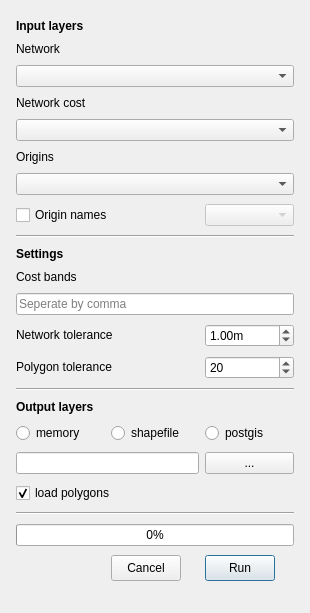
<?xml version="1.0" encoding="UTF-8"?>
<!--
SPDX-FileCopyrightText: 2017 Jorge Gil <jorge.gil@ucl.ac.uk>
SPDX-FileCopyrightText: 2017 UCL
SPDX-FileCopyrightText: 2019 IoannaK <i.kolovou@spacesyntax.com>
SPDX-FileCopyrightText: 2019 Space Syntax Ltd.

SPDX-License-Identifier: GPL-2.0-or-later
-->
<ui version="4.0">
 <class>CatchmentAnalyserDialogBase</class>
 <widget class="QDialog" name="CatchmentAnalyserDialogBase">
  <property name="geometry">
   <rect>
    <x>0</x>
    <y>0</y>
    <width>310</width>
    <height>613</height>
   </rect>
  </property>
  <property name="sizePolicy">
   <sizepolicy hsizetype="Preferred" vsizetype="Preferred">
    <horstretch>0</horstretch>
    <verstretch>0</verstretch>
   </sizepolicy>
  </property>
  <property name="minimumSize">
   <size>
    <width>310</width>
    <height>613</height>
   </size>
  </property>
  <property name="maximumSize">
   <size>
    <width>8000</width>
    <height>8000</height>
   </size>
  </property>
  <property name="windowTitle">
   <string>Catchment Analyser</string>
  </property>
  <property name="sizeGripEnabled">
   <bool>false</bool>
  </property>
  <property name="modal">
   <bool>false</bool>
  </property>
  <layout class="QHBoxLayout" name="horizontalLayout">
   <item>
    <layout class="QGridLayout">
     <property name="sizeConstraint">
      <enum>QLayout::SetNoConstraint</enum>
     </property>
     <property name="leftMargin">
      <number>5</number>
     </property>
     <property name="topMargin">
      <number>5</number>
     </property>
     <property name="rightMargin">
      <number>5</number>
     </property>
     <property name="bottomMargin">
      <number>5</number>
     </property>
     <item row="13" column="2">
      <widget class="QDoubleSpinBox" name="polygonTolSpin">
       <property name="sizePolicy">
        <sizepolicy hsizetype="Minimum" vsizetype="Fixed">
         <horstretch>0</horstretch>
         <verstretch>0</verstretch>
        </sizepolicy>
       </property>
       <property name="minimumSize">
        <size>
         <width>0</width>
         <height>0</height>
        </size>
       </property>
       <property name="decimals">
        <number>0</number>
       </property>
       <property name="maximum">
        <double>99.000000000000000</double>
       </property>
       <property name="singleStep">
        <double>1.000000000000000</double>
       </property>
       <property name="value">
        <double>20.000000000000000</double>
       </property>
      </widget>
     </item>
     <item row="12" column="2">
      <widget class="QDoubleSpinBox" name="networkTolSpin">
       <property name="sizePolicy">
        <sizepolicy hsizetype="Minimum" vsizetype="Fixed">
         <horstretch>0</horstretch>
         <verstretch>0</verstretch>
        </sizepolicy>
       </property>
       <property name="minimumSize">
        <size>
         <width>0</width>
         <height>0</height>
        </size>
       </property>
       <property name="suffix">
        <string>m</string>
       </property>
       <property name="maximum">
        <double>100.000000000000000</double>
       </property>
       <property name="singleStep">
        <double>0.100000000000000</double>
       </property>
       <property name="value">
        <double>1.000000000000000</double>
       </property>
      </widget>
     </item>
     <item row="13" column="0" colspan="2">
      <widget class="QLabel" name="label_5">
       <property name="sizePolicy">
        <sizepolicy hsizetype="Minimum" vsizetype="Fixed">
         <horstretch>0</horstretch>
         <verstretch>0</verstretch>
        </sizepolicy>
       </property>
       <property name="text">
        <string>Polygon tolerance</string>
       </property>
      </widget>
     </item>
     <item row="9" column="0" colspan="2">
      <widget class="QLabel" name="label_6">
       <property name="sizePolicy">
        <sizepolicy hsizetype="Minimum" vsizetype="Fixed">
         <horstretch>0</horstretch>
         <verstretch>0</verstretch>
        </sizepolicy>
       </property>
       <property name="font">
        <font>
         <weight>75</weight>
         <bold>true</bold>
        </font>
       </property>
       <property name="text">
        <string>Settings</string>
       </property>
      </widget>
     </item>
     <item row="12" column="0" colspan="2">
      <widget class="QLabel" name="label">
       <property name="sizePolicy">
        <sizepolicy hsizetype="Minimum" vsizetype="Fixed">
         <horstretch>0</horstretch>
         <verstretch>0</verstretch>
        </sizepolicy>
       </property>
       <property name="text">
        <string>Network tolerance</string>
       </property>
      </widget>
     </item>
     <item row="11" column="0" colspan="3">
      <widget class="QLineEdit" name="distancesText">
       <property name="sizePolicy">
        <sizepolicy hsizetype="MinimumExpanding" vsizetype="Fixed">
         <horstretch>0</horstretch>
         <verstretch>0</verstretch>
        </sizepolicy>
       </property>
       <property name="minimumSize">
        <size>
         <width>0</width>
         <height>0</height>
        </size>
       </property>
       <property name="acceptDrops">
        <bool>false</bool>
       </property>
       <property name="frame">
        <bool>true</bool>
       </property>
       <property name="cursorPosition">
        <number>0</number>
       </property>
       <property name="placeholderText">
        <string>Seperate by comma</string>
       </property>
       <property name="cursorMoveStyle">
        <enum>Qt::VisualMoveStyle</enum>
       </property>
      </widget>
     </item>
     <item row="10" column="0" colspan="2">
      <widget class="QLabel" name="label_4">
       <property name="sizePolicy">
        <sizepolicy hsizetype="Minimum" vsizetype="Fixed">
         <horstretch>0</horstretch>
         <verstretch>0</verstretch>
        </sizepolicy>
       </property>
       <property name="text">
        <string>Cost bands</string>
       </property>
      </widget>
     </item>
     <item row="1" column="0" colspan="2">
      <widget class="QLabel" name="network_layer">
       <property name="sizePolicy">
        <sizepolicy hsizetype="MinimumExpanding" vsizetype="Fixed">
         <horstretch>0</horstretch>
         <verstretch>0</verstretch>
        </sizepolicy>
       </property>
       <property name="layoutDirection">
        <enum>Qt::RightToLeft</enum>
       </property>
       <property name="text">
        <string>Network </string>
       </property>
      </widget>
     </item>
     <item row="7" column="0" colspan="2">
      <widget class="QCheckBox" name="nameCheck">
       <property name="contextMenuPolicy">
        <enum>Qt::PreventContextMenu</enum>
       </property>
       <property name="text">
        <string>Origin names</string>
       </property>
       <property name="checked">
        <bool>false</bool>
       </property>
      </widget>
     </item>
     <item row="5" column="0" colspan="2">
      <widget class="QLabel" name="origin_layer">
       <property name="sizePolicy">
        <sizepolicy hsizetype="MinimumExpanding" vsizetype="Fixed">
         <horstretch>0</horstretch>
         <verstretch>0</verstretch>
        </sizepolicy>
       </property>
       <property name="text">
        <string>Origins</string>
       </property>
      </widget>
     </item>
     <item row="4" column="0" colspan="3">
      <widget class="QComboBox" name="costCombo">
       <property name="enabled">
        <bool>true</bool>
       </property>
       <property name="sizePolicy">
        <sizepolicy hsizetype="MinimumExpanding" vsizetype="Fixed">
         <horstretch>0</horstretch>
         <verstretch>0</verstretch>
        </sizepolicy>
       </property>
      </widget>
     </item>
     <item row="6" column="0" colspan="3">
      <widget class="QComboBox" name="originsCombo">
       <property name="sizePolicy">
        <sizepolicy hsizetype="MinimumExpanding" vsizetype="Fixed">
         <horstretch>0</horstretch>
         <verstretch>0</verstretch>
        </sizepolicy>
       </property>
      </widget>
     </item>
     <item row="0" column="0" colspan="2">
      <widget class="QLabel" name="label_2">
       <property name="sizePolicy">
        <sizepolicy hsizetype="Minimum" vsizetype="Fixed">
         <horstretch>0</horstretch>
         <verstretch>0</verstretch>
        </sizepolicy>
       </property>
       <property name="font">
        <font>
         <weight>75</weight>
         <bold>true</bold>
        </font>
       </property>
       <property name="text">
        <string>Input layers</string>
       </property>
      </widget>
     </item>
     <item row="2" column="0" colspan="3">
      <widget class="QComboBox" name="networkCombo">
       <property name="sizePolicy">
        <sizepolicy hsizetype="MinimumExpanding" vsizetype="Fixed">
         <horstretch>0</horstretch>
         <verstretch>0</verstretch>
        </sizepolicy>
       </property>
      </widget>
     </item>
     <item row="8" column="0" colspan="3">
      <widget class="Line" name="line">
       <property name="sizePolicy">
        <sizepolicy hsizetype="Minimum" vsizetype="Fixed">
         <horstretch>0</horstretch>
         <verstretch>0</verstretch>
        </sizepolicy>
       </property>
       <property name="orientation">
        <enum>Qt::Horizontal</enum>
       </property>
      </widget>
     </item>
     <item row="7" column="2">
      <widget class="QComboBox" name="nameCombo">
       <property name="enabled">
        <bool>false</bool>
       </property>
       <property name="sizePolicy">
        <sizepolicy hsizetype="Minimum" vsizetype="Fixed">
         <horstretch>0</horstretch>
         <verstretch>0</verstretch>
        </sizepolicy>
       </property>
      </widget>
     </item>
     <item row="3" column="0" colspan="2">
      <widget class="QLabel" name="label_7">
       <property name="sizePolicy">
        <sizepolicy hsizetype="MinimumExpanding" vsizetype="Fixed">
         <horstretch>0</horstretch>
         <verstretch>0</verstretch>
        </sizepolicy>
       </property>
       <property name="text">
        <string>Network cost</string>
       </property>
      </widget>
     </item>
     <item row="17" column="2">
      <widget class="QPushButton" name="networkSaveButton">
       <property name="enabled">
        <bool>true</bool>
       </property>
       <property name="sizePolicy">
        <sizepolicy hsizetype="MinimumExpanding" vsizetype="Fixed">
         <horstretch>0</horstretch>
         <verstretch>0</verstretch>
        </sizepolicy>
       </property>
       <property name="minimumSize">
        <size>
         <width>0</width>
         <height>0</height>
        </size>
       </property>
       <property name="focusPolicy">
        <enum>Qt::NoFocus</enum>
       </property>
       <property name="contextMenuPolicy">
        <enum>Qt::DefaultContextMenu</enum>
       </property>
       <property name="acceptDrops">
        <bool>false</bool>
       </property>
       <property name="layoutDirection">
        <enum>Qt::RightToLeft</enum>
       </property>
       <property name="text">
        <string notr="true">...</string>
       </property>
       <property name="checkable">
        <bool>false</bool>
       </property>
       <property name="autoDefault">
        <bool>false</bool>
       </property>
       <property name="default">
        <bool>false</bool>
       </property>
       <property name="flat">
        <bool>false</bool>
       </property>
      </widget>
     </item>
     <item row="17" column="0" colspan="2">
      <widget class="QLineEdit" name="networkText">
       <property name="sizePolicy">
        <sizepolicy hsizetype="Minimum" vsizetype="Fixed">
         <horstretch>0</horstretch>
         <verstretch>0</verstretch>
        </sizepolicy>
       </property>
       <property name="minimumSize">
        <size>
         <width>0</width>
         <height>0</height>
        </size>
       </property>
      </widget>
     </item>
     <item row="14" column="0" colspan="3">
      <widget class="Line" name="line_2">
       <property name="orientation">
        <enum>Qt::Horizontal</enum>
       </property>
      </widget>
     </item>
     <item row="16" column="1">
      <widget class="QRadioButton" name="shpRadioButton">
       <property name="sizePolicy">
        <sizepolicy hsizetype="MinimumExpanding" vsizetype="Fixed">
         <horstretch>0</horstretch>
         <verstretch>0</verstretch>
        </sizepolicy>
       </property>
       <property name="text">
        <string>shapefile</string>
       </property>
      </widget>
     </item>
     <item row="16" column="2">
      <widget class="QRadioButton" name="postgisRadioButton">
       <property name="sizePolicy">
        <sizepolicy hsizetype="MinimumExpanding" vsizetype="Fixed">
         <horstretch>0</horstretch>
         <verstretch>0</verstretch>
        </sizepolicy>
       </property>
       <property name="text">
        <string>postgis</string>
       </property>
      </widget>
     </item>
     <item row="16" column="0">
      <widget class="QRadioButton" name="memoryRadioButton">
       <property name="sizePolicy">
        <sizepolicy hsizetype="MinimumExpanding" vsizetype="Fixed">
         <horstretch>0</horstretch>
         <verstretch>0</verstretch>
        </sizepolicy>
       </property>
       <property name="text">
        <string>memory</string>
       </property>
      </widget>
     </item>
     <item row="15" column="0" colspan="2">
      <widget class="QLabel" name="label_3">
       <property name="sizePolicy">
        <sizepolicy hsizetype="MinimumExpanding" vsizetype="Fixed">
         <horstretch>0</horstretch>
         <verstretch>0</verstretch>
        </sizepolicy>
       </property>
       <property name="font">
        <font>
         <weight>75</weight>
         <bold>true</bold>
        </font>
       </property>
       <property name="text">
        <string>Output layers</string>
       </property>
      </widget>
     </item>
     <item row="21" column="1">
      <widget class="QPushButton" name="cancelButton">
       <property name="sizePolicy">
        <sizepolicy hsizetype="MinimumExpanding" vsizetype="Fixed">
         <horstretch>0</horstretch>
         <verstretch>0</verstretch>
        </sizepolicy>
       </property>
       <property name="maximumSize">
        <size>
         <width>70</width>
         <height>26</height>
        </size>
       </property>
       <property name="focusPolicy">
        <enum>Qt::NoFocus</enum>
       </property>
       <property name="text">
        <string>Cancel</string>
       </property>
      </widget>
     </item>
     <item row="18" column="0" colspan="2">
      <widget class="QCheckBox" name="polygonCheck">
       <property name="text">
        <string>load polygons</string>
       </property>
       <property name="checked">
        <bool>true</bool>
       </property>
      </widget>
     </item>
     <item row="21" column="2">
      <widget class="QPushButton" name="analysisButton">
       <property name="sizePolicy">
        <sizepolicy hsizetype="MinimumExpanding" vsizetype="Fixed">
         <horstretch>0</horstretch>
         <verstretch>0</verstretch>
        </sizepolicy>
       </property>
       <property name="maximumSize">
        <size>
         <width>70</width>
         <height>26</height>
        </size>
       </property>
       <property name="focusPolicy">
        <enum>Qt::StrongFocus</enum>
       </property>
       <property name="text">
        <string>  Run  </string>
       </property>
       <property name="iconSize">
        <size>
         <width>16</width>
         <height>16</height>
        </size>
       </property>
       <property name="default">
        <bool>false</bool>
       </property>
       <property name="flat">
        <bool>false</bool>
       </property>
      </widget>
     </item>
     <item row="19" column="0" colspan="3">
      <widget class="Line" name="line_3">
       <property name="sizePolicy">
        <sizepolicy hsizetype="Minimum" vsizetype="Fixed">
         <horstretch>0</horstretch>
         <verstretch>0</verstretch>
        </sizepolicy>
       </property>
       <property name="orientation">
        <enum>Qt::Horizontal</enum>
       </property>
      </widget>
     </item>
     <item row="20" column="0" colspan="3">
      <widget class="QProgressBar" name="analysisProgress">
       <property name="sizePolicy">
        <sizepolicy hsizetype="Minimum" vsizetype="Fixed">
         <horstretch>0</horstretch>
         <verstretch>0</verstretch>
        </sizepolicy>
       </property>
       <property name="value">
        <number>0</number>
       </property>
      </widget>
     </item>
    </layout>
   </item>
  </layout>
 </widget>
 <resources/>
 <connections/>
</ui>
